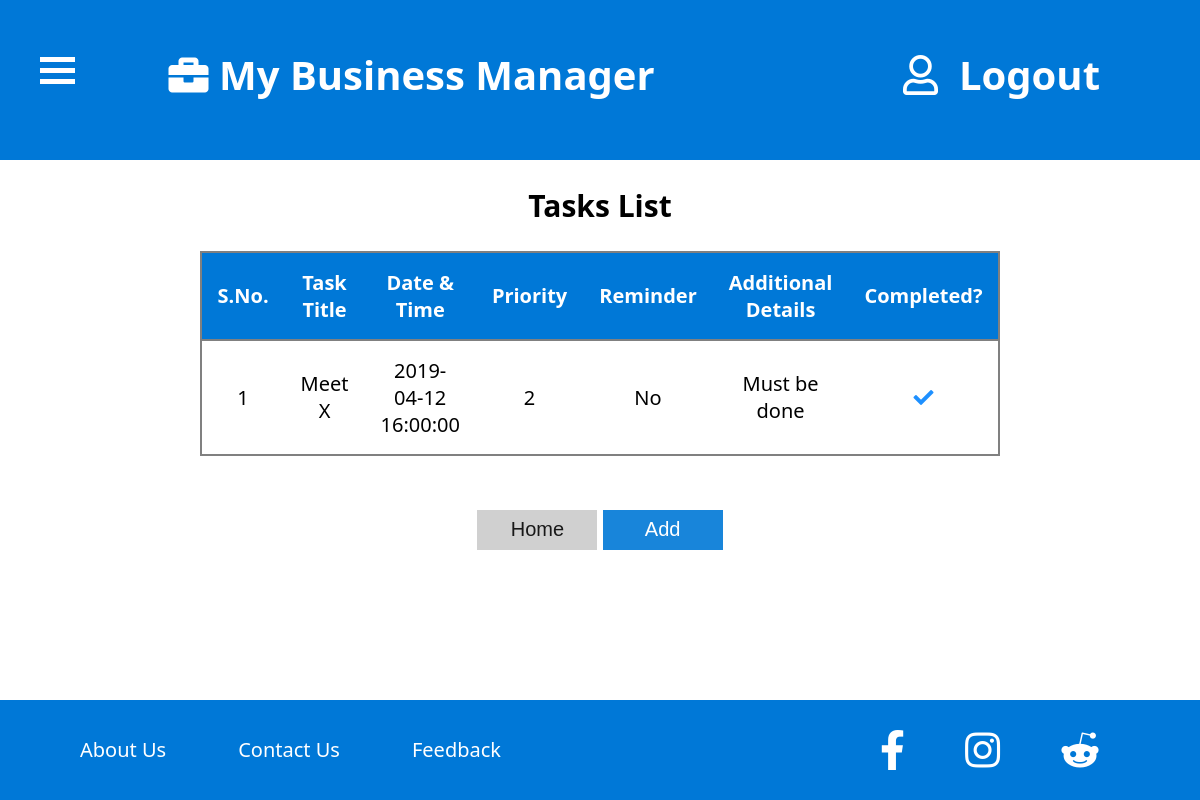
Page /TasksList.php on the committed database.
### tables this page shows
CREATE TABLE `tasks` (
  `Task_ID` int(11) NOT NULL,
  `Task_Name` varchar(32) NOT NULL,
  `Date_Time` datetime NOT NULL,
  `Priority` int(11) NOT NULL,
  `Reminder` tinyint(1) DEFAULT NULL,
  `Details` varchar(64) DEFAULT NULL
);

### TasksList.php (the view, shortened to what this page needs)
<!DOCTYPE html>
<html>
<head>
    <link href="style.css" rel="stylesheet" type="text/css">
<link rel="stylesheet" href="https://use.fontawesome.com/releases/v5.8.1/css/all.css">
</head>
<body>
    <div class="header">
    <h1>
        <div class="container" onclick="toggleNav(this)">
          <div class="bar1"></div><div class="bar2"></div><div class="bar3"></div>
        </div>
      &nbsp;&nbsp;&nbsp;&nbsp;&nbsp;&nbsp;&nbsp; <i class="fas fa-briefcase"></i> My Business Manager
      <div  style="float: right; margin-right: 100px;">
        <i class="far fa-user"></i>&nbsp;&nbsp;<a class="logout" href="login.php">Logout</a>
      </div>
    </h1>
  </div>
    <h2><center>Tasks List</center></h2>
    <table cellpadding="16px">
        <tr><th>S.No.</th><th>Task Title</th><th>Date & Time</th><th>Priority</th><th>Reminder</th><th>Additional Details</th><th>Completed?</th></tr>
    <?php
    include_once 'dbConnection.php';
    $list = mysqli_query($con,"SELECT * FROM tasks ORDER BY date_time ASC") or die('Error');
	$c=1;
	while($row = mysqli_fetch_array($list)) {
	$task_id = $row['Task_ID'];
	$task_name = $row['Task_Name'];
	$date_time = $row['Date_Time'];
    $priority = $row['Priority'];
	$reminder = $row['Reminder'] ? 'Yes':'No';
	$details = $row['Details'];
	echo '<tr><td>'.$c++.'</td><td>'.$task_name.'</td><td>'.$date_time.'</td><td>'.$priority.'</td><td>'.$reminder.'</td><td>'.$details.'</td>
		<td><a href="delete.php?q=remtask&deltask='.$task_id.'"<b><i class="fas fa-check"></i></b></a></td></tr>';
}
?>
</table>
<br><br>
<div align="center">
            <a href="home.html"><button class="btn">Home</button></a>
            <a href="AddTasks1.php"><button class="submit">Add</button></a>
        </div>
        <div class="footer">
    <a class="footer" href="" style="margin-left: 80px;">About Us</a>
    <a class="footer" href="">Contact Us</a>
    <a class="footer" href="Feedback.html">Feedback</a>
    <i class="fab fa-reddit-alien" style="margin-right: 100px;"></i>
    <i class="fab fa-instagram"></i>
    <i class="fab fa-facebook-f"></i>
</div>
</body>
</html>

### style.css (style rules this page uses)
html { height: 100%; }
.header { box-sizing: border-box; height: 160px; width: 100%; background-color: #0078d7; padding-left: 20px; padding-top: 20px; color: white; margin: 0px; }
body { color: #000000; font-family: "Segoe UI"; font-size: 20px; font-weight: 400; margin:0px; }
button.btn { width: 120px; height: 40px; background-color: #cccccc; border: none; font-size: 20px; cursor: pointer; opacity: 0.9; }
button.submit { width: 120px; height: 40px; border: none; font-size: 20px; color: white; cursor: pointer; opacity: 0.9; background-color: #0078d7; }
table { border-style: solid; border-collapse: collapse; border: solid 2px black; width: 60%; margin: auto; }
tr { border: 2px solid #808080; }
td { text-align: center; }
th { background-color: #0078d7; color: white; }
a { color: dodgerblue; }
a.logout, a.footer { color: white; text-decoration: none; }
a.footer { margin:36px; float: left; }
.container { z-index: 2; display: inline-block; cursor: pointer; position: relative; margin-left: 20px; }
.bar1, .bar2, .bar3 { z-index: 2; width: 35px; height: 5px; background-color: #ffffff; margin: 6px 0; transition: 0.4s; position: relative; }
div.footer { position: fixed; left: 0; bottom: 0; width: 100%; height: 100px; background-color: #0078d7; color: white; text-align: center; padding-right: 100px; }
.fab { font-size: 40px; margin: 30px; float: right; cursor: pointer; }

### rows in the picture
tasks: Task_Name "Meet X", Date_Time "2019-04-12 16:00:00", Priority "2", Reminder "No", Details "Must be done"
